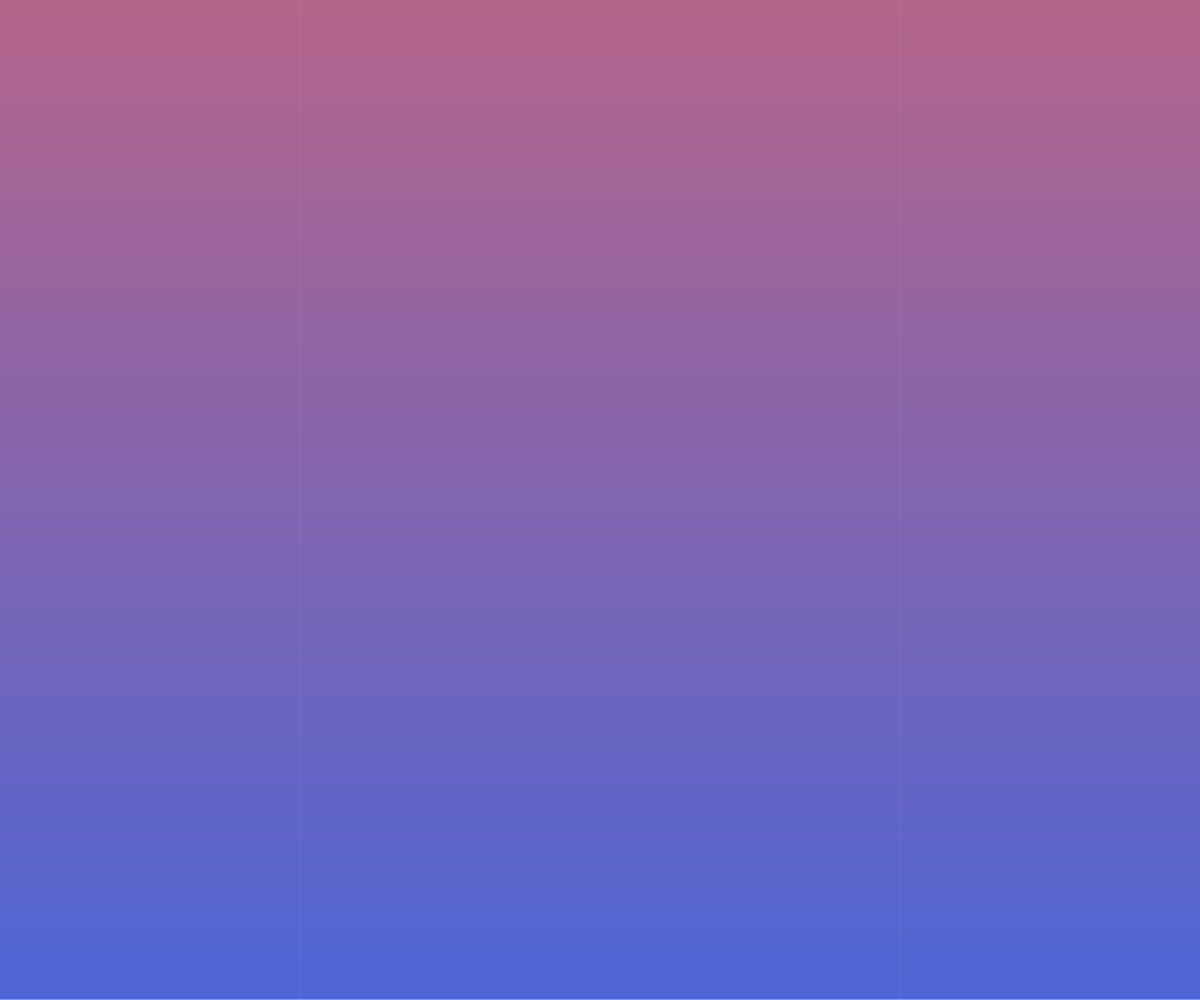
Frame 1 (no input)
Frame 60 (no input): identical to frame 1, image omitted
Frame 120 (the mouse pressed at the canvas centre since frame 60): identical to frame 1, image omitted

The p5.js sketch that drew this single still picture (run headless with seeded random() and noise() and a simulated clock; from frame 60 on, the mouse is pressed at the canvas centre):

// p5.js sketch
// ── sketch.js
//on va en général mettre "i" pour appeler une fonction "compteur" (nommée ici "counter") pour ajouter des trucs
let nov252022_gradient;

function setup() {
    createCanvas (windowWidth, windowHeight);
    nov252022_gradient = linearGradient (width, height, 156, 50, 100, 20, 50, 200);
}

function draw() {
    background (255);
image(nov252022_gradient, 0, 0, width, height);   
}

function linearGradient (w, h, r1, v1, b1, r2, v2, b2) {
    
    let graphic = createGraphics(w, h);
    
    for(let counter = 0 ; counter < height ; counter++ ) {
    let red = map(counter, 0, h, r1, r2);
    let green = map(counter, 0, h, v1, v2);
    let blue = map(counter, 0, h, b1, b2);
    graphic.stroke(red, green, blue);
    graphic.line (0, counter, width, counter);
}
    return graphic;
    
    
    
}
